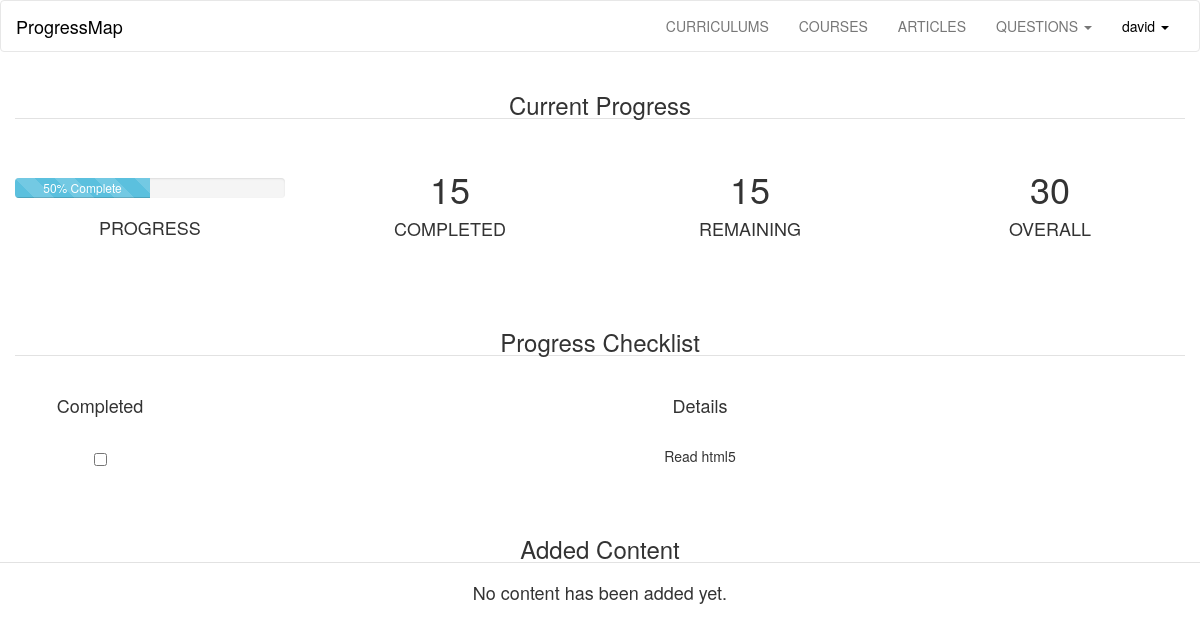
The app's page /user/david (signed in), older data.
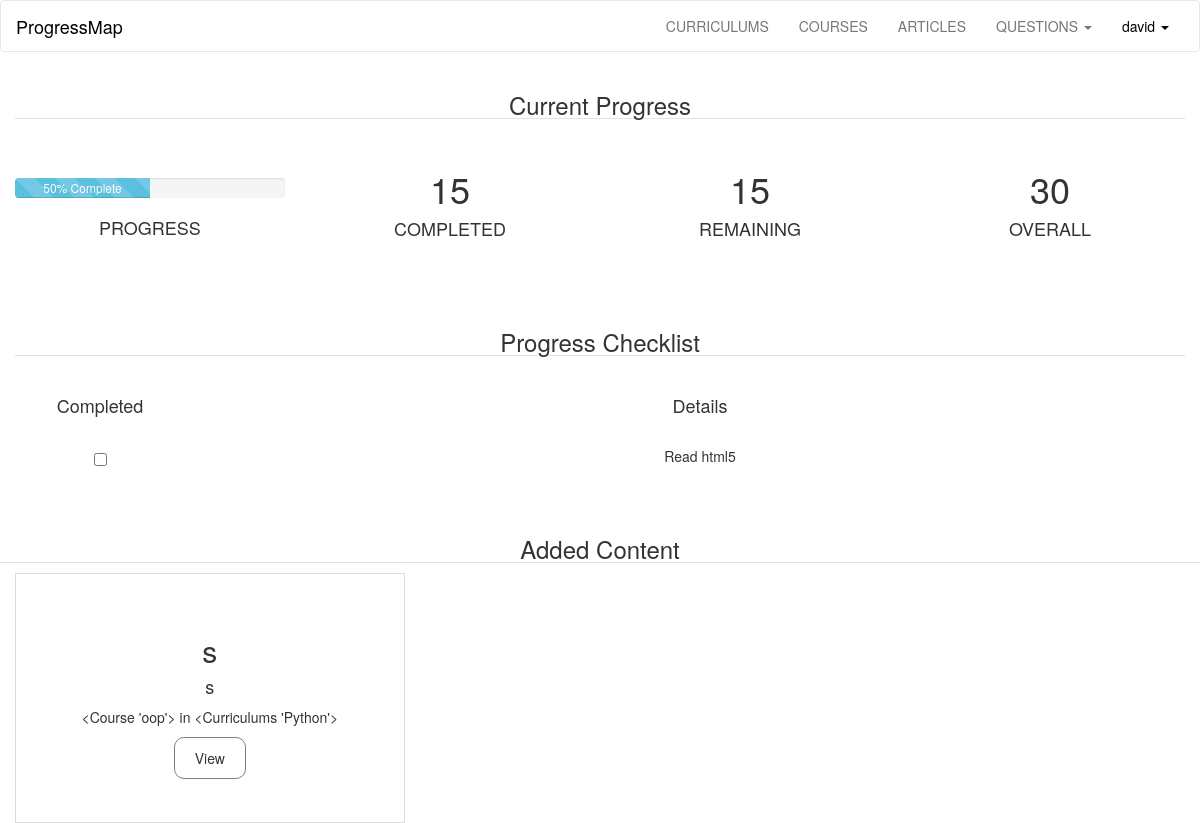
The same page, newer data.
### progressMap/models.py (models this page shows, shortened)
class Articles(db.Model):
	id  = db.Column(db.Integer, primary_key = True)
	title = db.Column(db.String(300), nullable=False)
	description = db.Column(db.Text, nullable=False)
	user_id = db.Column(db.Integer, db.ForeignKey('user.id'), nullable=False)
	course_id = db.Column(db.Integer, db.ForeignKey('courses.id'), nullable=False)
	curriculum_id = db.Column(db.Integer, db.ForeignKey('curriculums.id'), nullable=False)

class Courses(db.Model):
	id  = db.Column(db.Integer, primary_key = True)
	title = db.Column(db.String(300), nullable=False)
	description = db.Column(db.Text, nullable=False)
	article =  db.relationship('Articles', backref='course', lazy='dynamic')
	user_id = db.Column(db.Integer, db.ForeignKey('user.id'), nullable=False)
	curriculum_id = db.Column(db.Integer, db.ForeignKey('curriculums.id'), nullable=False)
	def __repr__(self):
		return "<Course '%s'>" %(self.title)

class Curriculums(db.Model):
	id  = db.Column(db.Integer, primary_key = True)
	title = db.Column(db.String(300), nullable=False)
	description = db.Column(db.Text, nullable=False)
	articles =  db.relationship('Articles', backref='curriculum', lazy='dynamic')
	courses =  db.relationship('Courses', backref='curriculum', lazy='dynamic')
	user_id = db.Column(db.Integer, db.ForeignKey('user.id'), nullable=False)
	def __repr__(self):
		return "<Curriculums '%s'>" %self.title

### progressMap/user/views.py (the view)
@login_required
@user.route('/<username>')
def userPage(username):
	user = current_user
	return render_template('user.html', user = user)

### progressMap/main/views.py (called while the page is built)
@login_manager.user_loader
def load_user(userid):
	return models.User.query.get(int(userid))

### progressMap/templates/user.html (shortened to what this page needs)
{% extends 'base.html' %}
{% block user_link %}
{% if current_user.is_authenticated %}
<li class="dropdown">
<a class="dropdown-toggle active" data-toggle="dropdown" href="#">{{current_user.username}}
<span class="caret"></span></a>
</li>
{% else %}
<li><a href="{{ url_for('main.show', page='login') }}">LOGIN</a>
</li>
{% endif %}
{% endblock %}
{% block currentProgress %}
<section class="container-fluid text-center">
<h3 class="b-down">Current Progress</h2>
<br />
<section class="row">
<article class="col-sm-3">
<div class="progress" style="margin-top: 29px;">
  <div class="progress-bar progress-bar-info progress-bar-striped" role="progressbar"
  aria-valuenow="50" aria-valuemin="0" aria-valuemax="100" style="width: 50%;">
    50% Complete
  </div>
</div>
<h4>PROGRESS</h4>
	<br />
</article>
<article class="col-sm-3">
<h1>15</h1>
<h4>COMPLETED</h4>
	<br />
</article>
<article class="col-sm-3">
<h1>15</h1>
<h4>REMAINING</h4>
	<br />
</article>
<article class="col-sm-3">
<h1>30</h1>
<h4>OVERALL</h4>
	<br />
</article>
</section>
</section>
<br /><br />
{% endblock %}
{% block overallProgress %}
<section class="container-fluid text-center">
<h3 class="b-down">Progress Checklist</h3>
	<br />
<section class="row">
	<article class="col-xs-2">
		<h4>Completed</h4>
	</article>
	<article class="col-xs-10">
		<h4>Details</h4>
	</article>
</section>
	<br />
<section class="row">
	<article class="col-xs-2">
		<div class="input-group" style="margin: auto;">
        <input type="checkbox" style="margin-top: 7px;">
    </div>
	</article>
	<article class="col-xs-10">
		<p>Read html5</p>
	</article>
</section>
</section>
<br /><br />
{% endblock %}
{% block content %}
<h3 class="b-down text-center">Added Content</h3>
<section class="container-fluid content">
	{% for content in user.articles%}
	<section class="text-center tile">
		<article class="{{content.title}}">
			<br /><br /><br />
			<h2 style="margin-top: 0px;">{{content.title}}</h2>
			<h4 class="desc">
				{{content.description}}
			</h4>
			<p class="date">{{content.course}} in {{content.curriculum}}</p>
			<button class="button">View</button>
		</article>
	</section>
	{% else %}
	<h4 class="text-center">No content has been added yet.</h4>
	{% endfor %}
</section>
{% endblock %}

Row changes from the older to the newer data that the page shows:
added Articles: title "s", description "s", course "<Course 'oop'>", curriculum "<Curriculums 'Python'>"
Text that changed along with them:
text no longer shown: "No content has been added yet."
